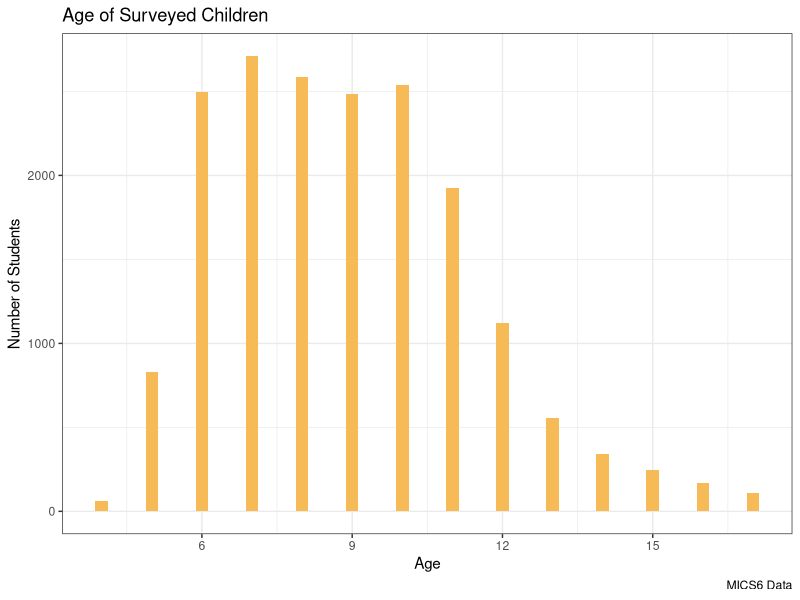

This chart was generated by the following R code:
## ---- chunk 1
library(tidyverse)

df <- read_csv("data/mics6.csv")

mean(df$numeracy, na.rm = TRUE)
mean(df$age, na.rm = TRUE)
## ---- chunk 2
(df <- df %>% 
  mutate(age = ifelse(age == 9999, NA, age)))
## ---- chunk 3
df %>% 
  ggplot(aes(x = age)) + 
    geom_histogram(binwidth = 0.25, fill = "#F6BA56") + 
    theme_bw() + 
    labs(title = "Age of Surveyed Children",
         caption = "MICS6 Data",
         x = "Age",
         y = "Number of Students")
## ---- chunk 4

